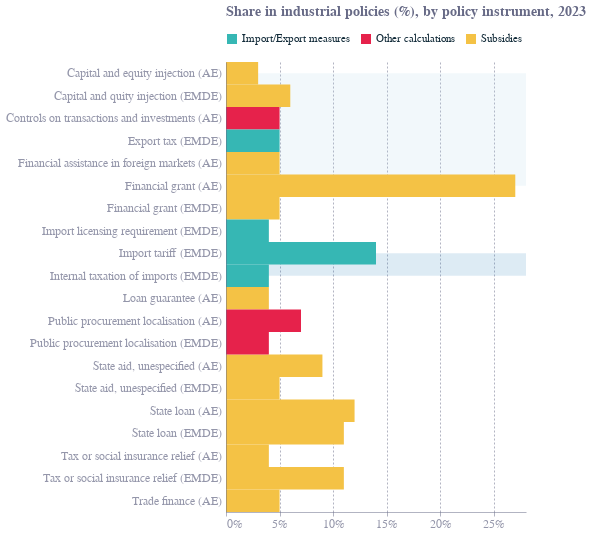

The notebook cell this image was saved under:
### Code cell
# Create rectangles data for AE and EMDE groups: specify start and end policy instruments per group
rect_data = [
    {
        'country': 'Advanced economy',
        'y_start': 'Financial grant (AE)',
        'y_end': 'Capital and equity injection (AE)'
    },
    {
        'country': 'Emerging market and developing economy',
        'y_start': 'Import tariff (EMDE)',
        'y_end': 'Internal taxation of imports (EMDE)'
    }
]

rect_df = pd.DataFrame(rect_data)

# Define colors for AE and EMDE
group_colors = {
    'Advanced economy': '#a6cee3',
    'Emerging market and developing economy': '#1f78b4'
}

# Background rectangles behind y-axis groups
rects = alt.Chart(rect_df).mark_rect(opacity=0.15).encode(
    y=alt.Y('y_start:N', sort=custom_order),
    y2='y_end:N',
    color=alt.Color('country:N', scale=alt.Scale(domain=list(group_colors.keys()), range=list(group_colors.values())), legend=None),
    tooltip='country:N'
).properties(width=300, height=450)

bars = alt.Chart(IP_share_df).mark_bar().encode(
    x=alt.X('Share in industrial policy (%)', axis=alt.Axis(format='.0%')),
    y=alt.Y('Policy instrument:O', sort=custom_order, axis=alt.Axis(labelLimit=400)),
    color=alt.Color('Type:N', legend=alt.Legend(orient='top'))
).properties(height=450, width=300)

# Custom title text, positioned manually
title_ = alt.Chart(pd.DataFrame({'label': ['Share in industrial policies (%), by policy instrument, 2023']})).mark_text(
    align='left',
    fontSize=14,
    fontWeight='bold',
    dy=-275,
    dx=-150
).encode(text='label:N')

# Layer rectangles behind bars, add title on top
final_chart = alt.layer(rects, bars, title_).resolve_scale(color='independent').configure_axis(labelFontSize=12)

final_chart

### Figure 1 — Vega-Lite specification as saved in the notebook (floating-point values rounded to 4 significant figures)
{"config": {"font": "Circular Std", "text": {"color": "#676A86", "align": "left", "baseline": "middle", "dx": 7, "dy": 0, "fontSize": 11}, "view": {"stroke": null, "continuousWidth": 400, "continuousHeight": 300, "discreteWidth": 400, "discreteHeight": 300}, "range": {"category": ["#36B7B4", "#E6224B", "#F4C245", "#0063AF", "#00A767", "#179FDB", "#EB5C2E"], "diverging": ["#E6224B", "#E54753", "#C9C9C9", "#179FDB", "#122B39"], "heatmap": ["#C9C9C9", "#179FDB", "#0063AF", "#122B39"], "ordinal": ["#00A767", "#36B7B4", "#179FDB", "#0063AF", "#243B5A"]}, "bar": {"color": "#179fdb"}, "line": {"color": "#e6224b"}, "rule": {"color": "#676A86"}, "area": {"opacity": 0.3}, "point": {"filled": true, "size": 80, "color": "#e6224b", "opacity": 0.95}, "geoshape": {"stroke": "white", "strokeWidth": 0.3}, "rect": {"fill": "#d6d4d4", "opacity": 0.3}, "axis": {"labelColor": "#676A86", "labelFontSize": 12, "labelFont": "Circular Std", "labelOpacity": 0.7, "tickColor": "#676A86", "tickOpacity": 0.5, "domainColor": "#676A86", "domainOpacity": 0.5, "gridColor": "#676A86", "gridDash": [2, 2], "gridOpacity": 0.5, "title": null, "titleColor": "#676A86", "titleOpacity": 0.8, "tickSize": 4}, "axisXDiscrete": {"grid": false, "labelAngle": 0, "tickCount": 10, "tickOpacity": 0.5, "title": null}, "axisYDiscrete": {"ticks": false, "labelPadding": 5}, "axisXTemporal": {"grid": false, "ticks": true}, "axisXQuantitative": {"grid": true}, "axisYQuantitative": {"gridColor": "#676A86", "gridDash": [1, 5], "gridOpacity": 0.5, "ticks": false, "labelPadding": 5, "tickCount": 8, "titleAngle": 0, "titleAlign": "left", "titleBaseline": "bottom", "titleX": 0, "titleY": -5}, "title": {"color": "#676A86E6", "subtitleColor": "#676A86", "font": "Circular Std", "subtitleFont": "Circular Std", "anchor": "start", "fontSize": 14, "subtitleFontSize": 12, "subtitlePadding": 4, "offset": 0, "frame": "group"}, "legend": {"titleColor": "#122b39", "title": null, "labelColor": "#122b39", "labelFontSize": 11}}, "layer": [{"data": {"name": "data-1d6237dadf4fd7514fac2f06d011ad8c"}, "mark": {"type": "rect", "opacity": 0.15}, "encoding": {"color": {"field": "country", "legend": null, "scale": {"domain": ["Advanced economy", "Emerging market and developing economy"], "range": ["#a6cee3", "#1f78b4"]}, "type": "nominal"}, "tooltip": {"field": "country", "type": "nominal"}, "y": {"field": "y_start", "sort": ["Financial grant (AE)", "State loan (AE)", "State aid, unespecified (AE)", "Public procurement localisation (AE)", "Trade finance (AE)", "Financial assistance in foreign markets (AE)", "Controls on transactions and investments (AE)", "Loan guarantee (AE)", "Tax or social insurance relief (AE)", "Capital and equity injection (AE)", "Import tariff (EMDE)", "State loan (EMDE)", "Tax or social insurance relief (EMDE)", "Capital and equity injection (EMDE)", "State aid, unespecified (EMDE)", "Financial grant (EMDE)", "Export tax (EMDE)", "Public procurement localisation (EMDE)", "Import licensing requirement (EMDE)", "Internal taxation of imports (EMDE)"], "type": "nominal"}, "y2": {"field": "y_end"}}}, {"data": {"name": "data-5a6ba535b9d42fba0df5d3eed6350c40"}, "mark": {"type": "bar"}, "encoding": {"color": {"field": "Type", "legend": {"orient": "top"}, "type": "nominal"}, "x": {"axis": {"format": ".0%"}, "field": "Share in industrial policy (%)", "type": "quantitative"}, "y": {"axis": {"labelLimit": 400}, "field": "Policy instrument", "sort": ["Financial grant (AE)", "State loan (AE)", "State aid, unespecified (AE)", "Public procurement localisation (AE)", "Trade finance (AE)", "Financial assistance in foreign markets (AE)", "Controls on transactions and investments (AE)", "Loan guarantee (AE)", "Tax or social insurance relief (AE)", "Capital and equity injection (AE)", "Import tariff (EMDE)", "State loan (EMDE)", "Tax or social insurance relief (EMDE)", "Capital and equity injection (EMDE)", "State aid, unespecified (EMDE)", "Financial grant (EMDE)", "Export tax (EMDE)", "Public procurement localisation (EMDE)", "Import licensing requirement (EMDE)", "Internal taxation of imports (EMDE)"], "type": "ordinal"}}}, {"data": {"name": "data-e1fa0bfe5ab8cd7ac343aa773efc0978"}, "mark": {"type": "text", "align": "left", "dx": -150, "dy": -275, "fontSize": 14, "fontWeight": "bold"}, "encoding": {"text": {"field": "label", "type": "nominal"}}}], "height": 450, "resolve": {"scale": {"color": "independent"}}, "width": 300, "$schema": "https://vega.github.io/schema/vega-lite/v5.20.1.json", "datasets": {"data-1d6237dadf4fd7514fac2f06d011ad8c": [{"country": "Advanced economy", "y_start": "Financial grant (AE)", "y_end": "Capital and equity injection (AE)"}, {"country": "Emerging market and developing economy", "y_start": "Import tariff (EMDE)", "y_end": "Internal taxation of imports (EMDE)"}], "data-5a6ba535b9d42fba0df5d3eed6350c40": [{"Policy instrument": "Capital and equity injection (AE)", "Share in industrial policy (%)": 0.03, "Type": "Subsidies", "country": "Advanced economy"}, {"Policy instrument": "Controls on transactions and investments (AE)", "Share in industrial policy (%)": 0.05, "Type": "Other calculations", "country": "Advanced economy"}, {"Policy instrument": "Financial assistance in foreign markets (AE)", "Share in industrial policy (%)": 0.05, "Type": "Subsidies", "country": "Advanced economy"}, {"Policy instrument": "Financial grant (AE)", "Share in industrial policy (%)": 0.27, "Type": "Subsidies", "country": "Advanced economy"}, {"Policy instrument": "Loan guarantee (AE)", "Share in industrial policy (%)": 0.04, "Type": "Subsidies", "country": "Advanced economy"}, {"Policy instrument": "Public procurement localisation (AE)", "Share in industrial policy (%)": 0.07, "Type": "Other calculations", "country": "Advanced economy"}, {"Policy instrument": "State aid, unespecified (AE)", "Share in industrial policy (%)": 0.09, "Type": "Subsidies", "country": "Advanced economy"}, {"Policy instrument": "State loan (AE)", "Share in industrial policy (%)": 0.12, "Type": "Subsidies", "country": "Advanced economy"}, {"Policy instrument": "Tax or social insurance relief (AE)", "Share in industrial policy (%)": 0.04, "Type": "Subsidies", "country": "Advanced economy"}, {"Policy instrument": "Trade finance (AE)", "Share in industrial policy (%)": 0.05, "Type": "Subsidies", "country": "Advanced economy"}, {"Policy instrument": "Capital and quity injection (EMDE)", "Share in industrial policy (%)": 0.06, "Type": "Subsidies", "country": "Emerging market and developing economies"}, {"Policy instrument": "Export tax (EMDE)", "Share in industrial policy (%)": 0.05, "Type": "Import/Export measures", "country": "Emerging market and developing economies"}, {"Policy instrument": "Financial grant (EMDE)", "Share in industrial policy (%)": 0.05, "Type": "Subsidies", "country": "Emerging market and developing economies"}, {"Policy instrument": "Import licensing requirement (EMDE)", "Share in industrial policy (%)": 0.04, "Type": "Import/Export measures", "country": "Emerging market and developing economies"}, {"Policy instrument": "Import tariff (EMDE)", "Share in industrial policy (%)": 0.14, "Type": "Import/Export measures", "country": "Emerging market and developing economies"}, {"Policy instrument": "Internal taxation of imports (EMDE)", "Share in industrial policy (%)": 0.04, "Type": "Import/Export measures", "country": "Emerging market and developing economies"}, {"Policy instrument": "Public procurement localisation (EMDE)", "Share in industrial policy (%)": 0.04, "Type": "Other calculations", "country": "Emerging market and developing economies"}, {"Policy instrument": "State aid, unespecified (EMDE)", "Share in industrial policy (%)": 0.05, "Type": "Subsidies", "country": "Emerging market and developing economies"}, {"Policy instrument": "State loan (EMDE)", "Share in industrial policy (%)": 0.11, "Type": "Subsidies", "country": "Emerging market and developing economies"}, {"Policy instrument": "Tax or social insurance relief (EMDE)", "Share in industrial policy (%)": 0.11, "Type": "Subsidies", "country": "Emerging market and developing economies"}], "data-e1fa0bfe5ab8cd7ac343aa773efc0978": [{"label": "Share in industrial policies (%), by policy instrument, 2023"}]}}
